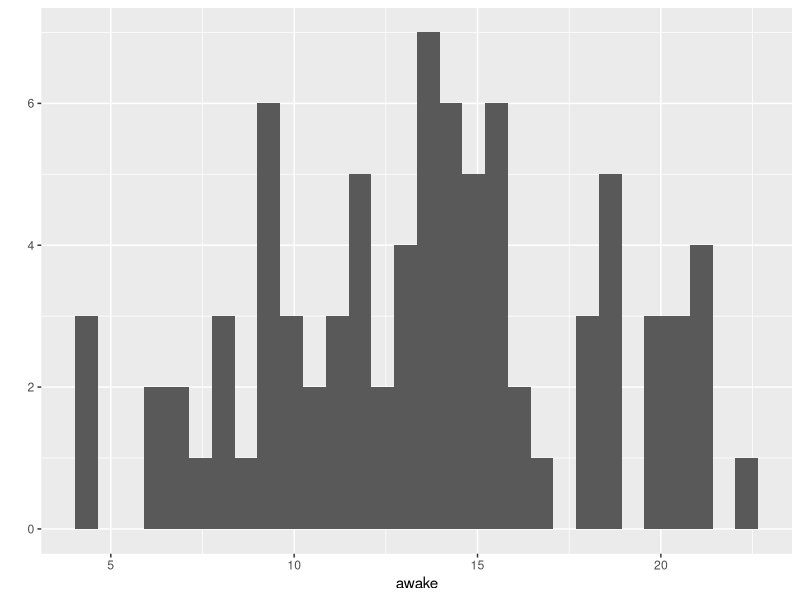
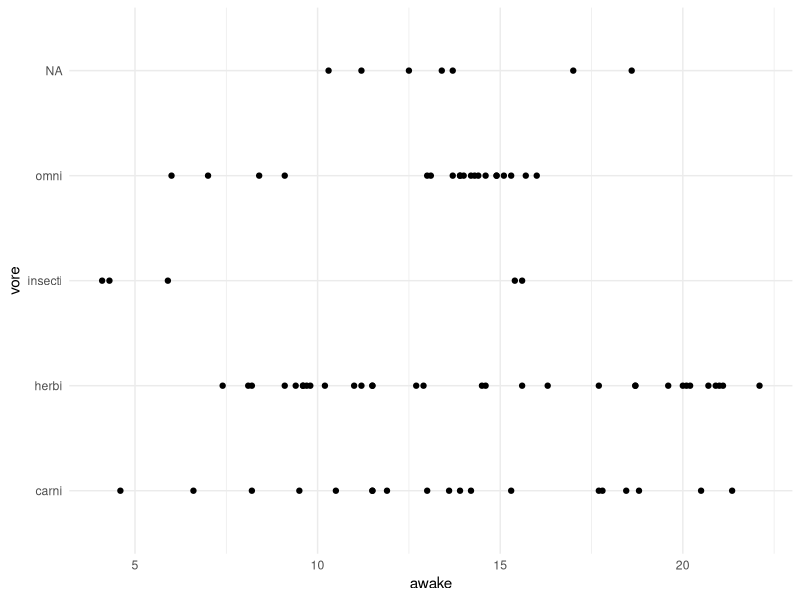
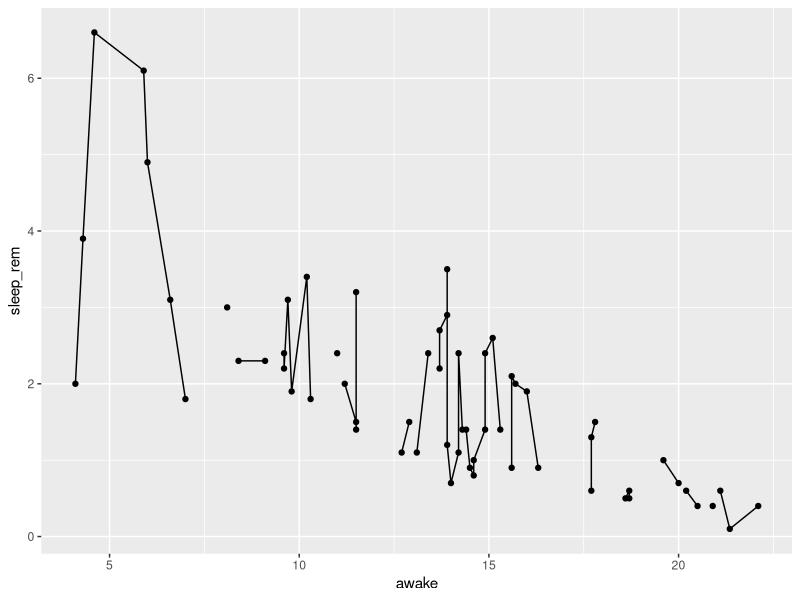
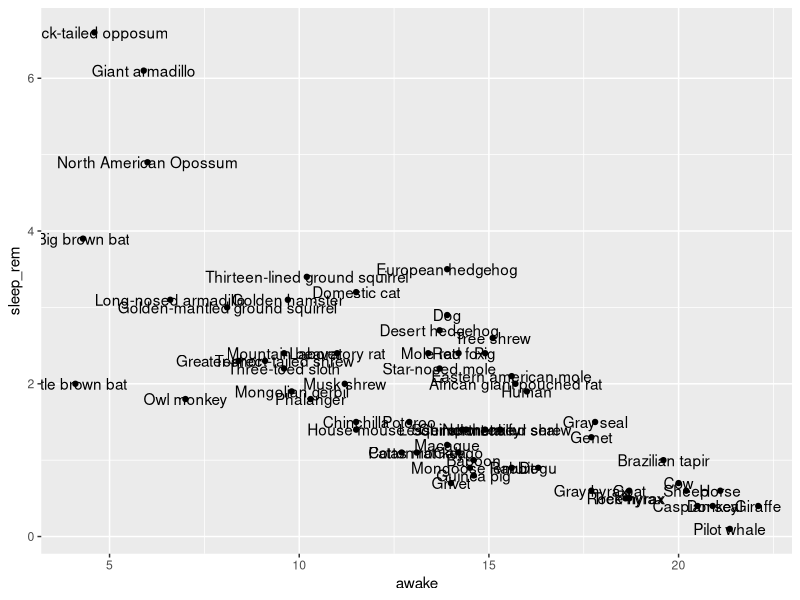
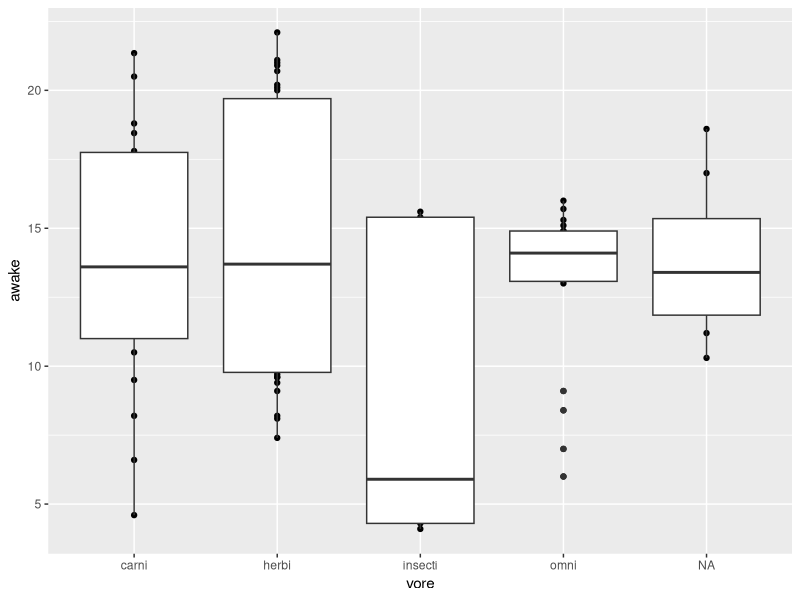
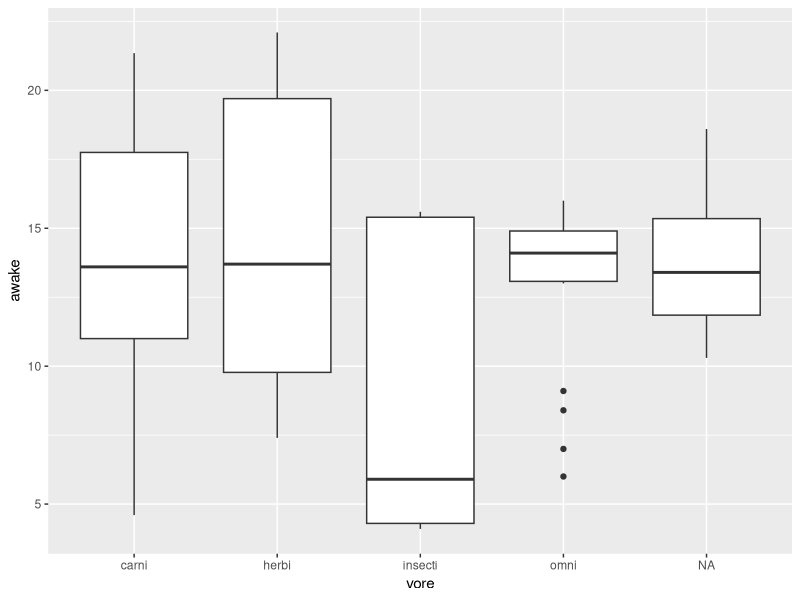
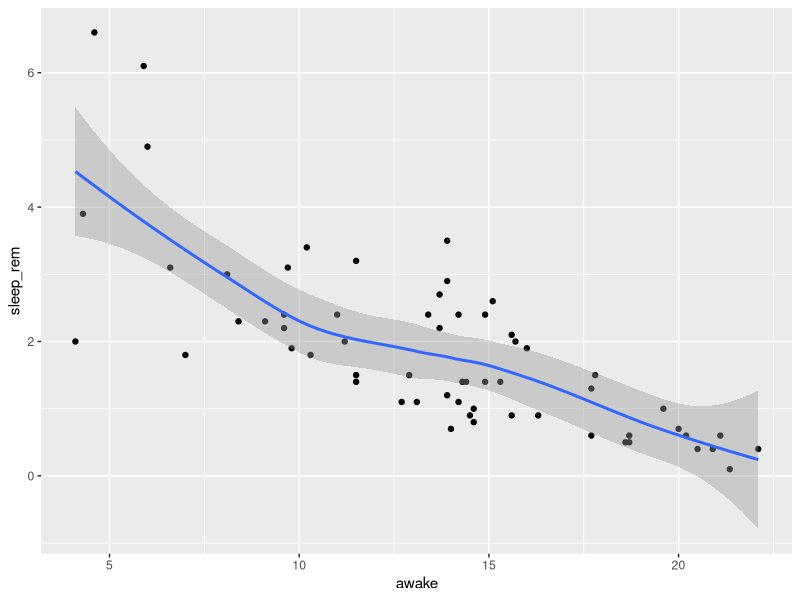
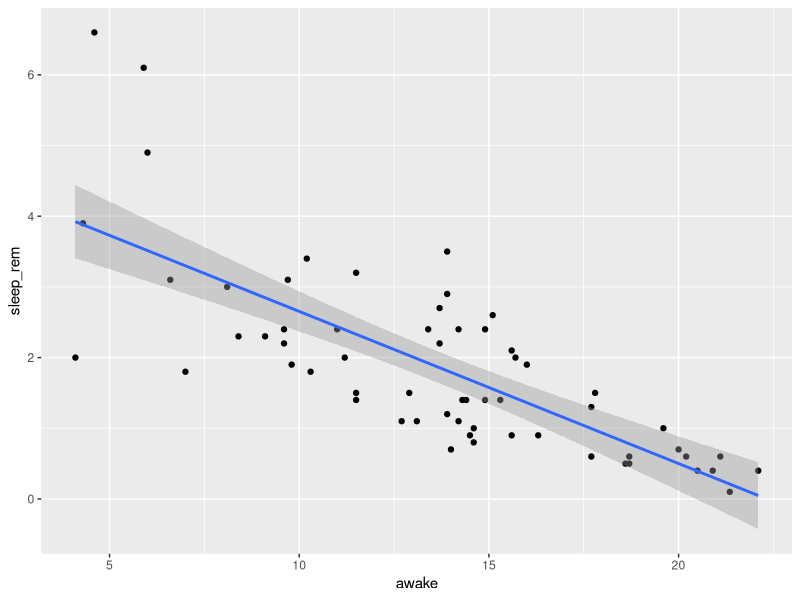

These charts were generated, in order, by the following R code:
## ---- chunk 1
knitr::opts_chunk$set(echo = TRUE)
knitr::opts_chunk$set(warning = FALSE)
knitr::opts_chunk$set(message = FALSE)
library(dplyr)
options(dplyr.print_max = 6, dplyr.print_min = 6)
options(width = 68)

library(ggplot2)
data(msleep)
## ---- chunk 2
qplot(awake, data = msleep)
## ---- chunk 3
qplot(awake, vore, data = msleep) +
    theme_minimal()
## ---- chunk 4
qplot(awake, sleep_rem, data = msleep) +
    geom_line()
## ---- chunk 5
qplot(awake, sleep_rem, data = msleep, label = name) +
    geom_text()
## ---- chunk 6
qplot(vore, awake, data = msleep) + geom_boxplot()
## ---- chunk 7
qplot(vore, awake, data = msleep, geom = "blank") +
    geom_boxplot()
## ---- chunk 8
qplot(awake, sleep_rem, data = msleep) +
    geom_smooth()
## ---- chunk 9
qplot(awake, sleep_rem, data = msleep) +
    geom_smooth(method = "lm")
## ---- chunk 10
qplot(awake, sleep_rem, data = msleep) +
    facet_wrap(~vore)
